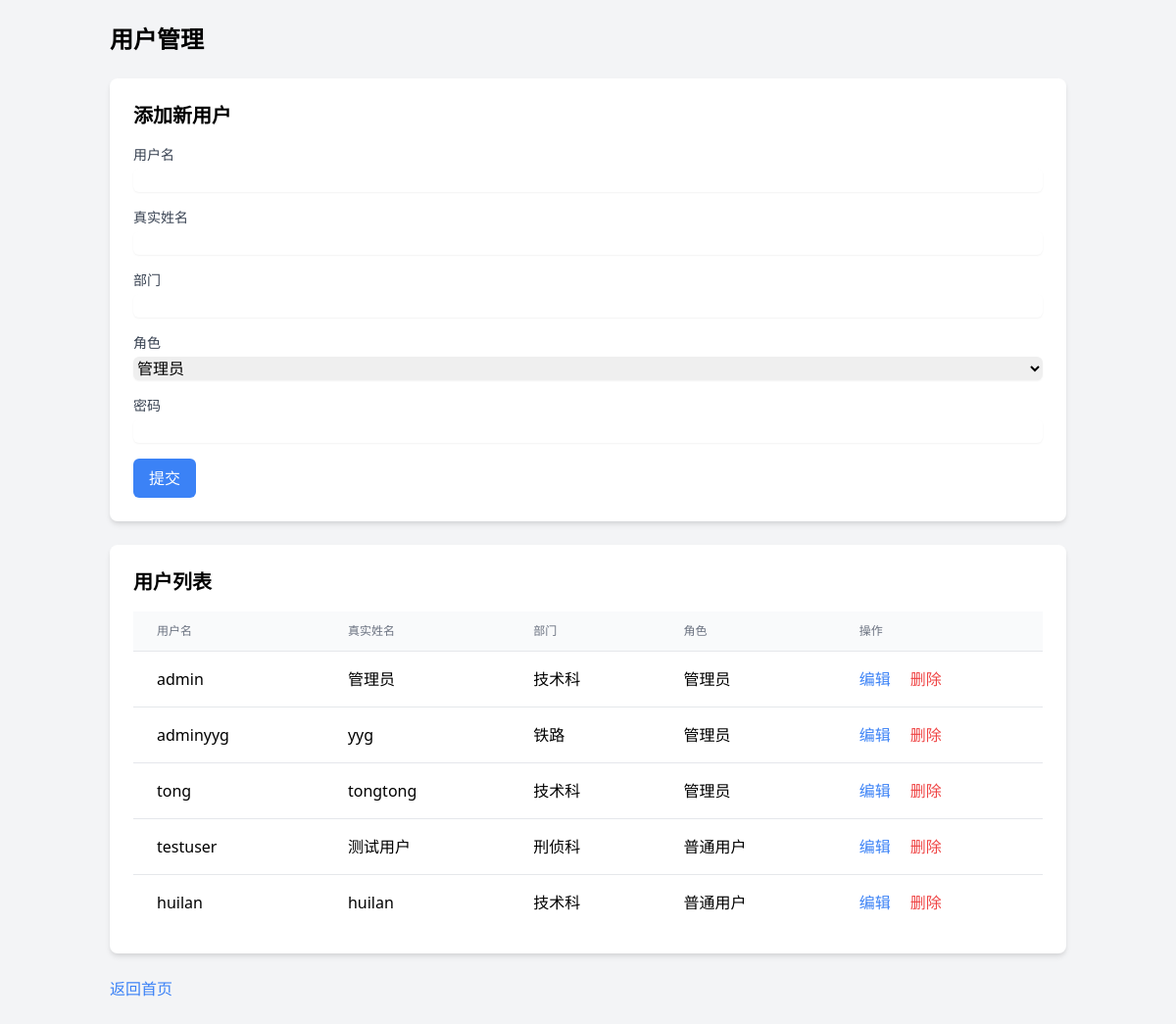
The app's page /admin/users (signed in) with its own data.
### models.py (models this page shows, shortened)
class User(UserMixin, db.Model):  # 继承UserMixin
    id = db.Column(db.Integer, primary_key=True)
    username = db.Column(db.String(50), unique=True, nullable=False)  # 登录账号
    password_hash = db.Column(db.String(128), nullable=False)  # 加密密码
    name = db.Column(db.String(50), nullable=False)  # 真实姓名
    department = db.Column(db.String(50), nullable=False)  # 所属部门
    role = db.Column(db.String(20), default="normal")  # 角色：admin/normal
    create_time = db.Column(db.DateTime, default=datetime.now)

### app.py (the view, shortened to what this page needs)
@app.route('/admin/users', methods=['GET', 'POST'])
@login_required
def manage_users():
    if current_user.role != 'admin':
        return jsonify({'error': '无权限访问'}), 403
    form = UserForm()
    users = User.query.all()
    return render_template('admin_users.html', form=form, users=users)

### app.py
class UserForm(FlaskForm):
    username = StringField('用户名', validators=[DataRequired(), Length(min=4, max=50)])
    name = StringField('真实姓名', validators=[DataRequired(), Length(min=2, max=50)])
    department = StringField('部门', validators=[DataRequired(), Length(min=2, max=50)])
    role = SelectField('角色', choices=[('admin', '管理员'), ('normal', '普通用户')], validators=[DataRequired()])
    password = PasswordField('密码', validators=[DataRequired(), Length(min=6)])
    submit = SubmitField('提交')

### app.py (called while the page is built)
@login_manager.user_loader
def load_user(user_id):
    return User.query.get(int(user_id))

### templates/admin_users.html (shortened to what this page needs)
<!DOCTYPE html>
<html lang="zh-CN">
<head>
    <link href="https://cdn.jsdelivr.net/npm/tailwindcss@2.2.19/dist/tailwind.min.css" rel="stylesheet">
    <link href="https://cdnjs.cloudflare.com/ajax/libs/font-awesome/5.15.4/css/all.min.css" rel="stylesheet">
</head>
<body class="bg-gray-100">
    <div class="container mx-auto p-6">
        <h1 class="text-2xl font-bold mb-6">用户管理</h1>
        <div class="bg-white p-6 rounded-lg shadow-md mb-6">
            <h2 class="text-xl font-semibold mb-4">添加新用户</h2>
            <form method="POST" class="space-y-4">
                <div>
                    <label class="block text-sm font-medium text-gray-700">用户名</label>
                    {{ form.username(class="mt-1 block w-full border-gray-300 rounded-md shadow-sm") }}
                </div>
                <div>
                    <label class="block text-sm font-medium text-gray-700">真实姓名</label>
                    {{ form.name(class="mt-1 block w-full border-gray-300 rounded-md shadow-sm") }}
                </div>
                <div>
                    <label class="block text-sm font-medium text-gray-700">部门</label>
                    {{ form.department(class="mt-1 block w-full border-gray-300 rounded-md shadow-sm") }}
                </div>
                <div>
                    <label class="block text-sm font-medium text-gray-700">角色</label>
                    {{ form.role(class="mt-1 block w-full border-gray-300 rounded-md shadow-sm") }}
                </div>
                <div>
                    <label class="block text-sm font-medium text-gray-700">密码</label>
                    {{ form.password(class="mt-1 block w-full border-gray-300 rounded-md shadow-sm") }}
                </div>
                {{ form.submit(class="bg-blue-500 text-white px-4 py-2 rounded-md hover:bg-blue-600") }}
            </form>
        </div>
        <div class="bg-white p-6 rounded-lg shadow-md">
            <h2 class="text-xl font-semibold mb-4">用户列表</h2>
            <table class="min-w-full divide-y divide-gray-200">
                <thead class="bg-gray-50">
                    <tr>
                        <th class="px-6 py-3 text-left text-xs font-medium text-gray-500 uppercase">用户名</th>
                        <th class="px-6 py-3 text-left text-xs font-medium text-gray-500 uppercase">真实姓名</th>
                        <th class="px-6 py-3 text-left text-xs font-medium text-gray-500 uppercase">部门</th>
                        <th class="px-6 py-3 text-left text-xs font-medium text-gray-500 uppercase">角色</th>
                        <th class="px-6 py-3 text-left text-xs font-medium text-gray-500 uppercase">操作</th>
                    </tr>
                </thead>
                <tbody class="bg-white divide-y divide-gray-200">
                    {% for user in users %}
                        <tr>
                            <td class="px-6 py-4 whitespace-nowrap">{{ user.username }}</td>
                            <td class="px-6 py-4 whitespace-nowrap">{{ user.name }}</td>
                            <td class="px-6 py-4 whitespace-nowrap">{{ user.department }}</td>
                            <td class="px-6 py-4 whitespace-nowrap">{{ '管理员' if user.role == 'admin' else '普通用户' }}</td>
                            <td class="px-6 py-4 whitespace-nowrap">
                                <a href="{{ url_for('edit_user', user_id=user.id) }}" class="text-blue-500 hover:underline">编辑</a>
                                <form action="{{ url_for('delete_user', user_id=user.id) }}" method="POST" class="inline">
                                    <button type="submit" class="text-red-500 hover:underline ml-4" onclick="return confirm('确定删除用户 {{ user.username }} 吗？')">删除</button>
                                </form>
                            </td>
                        </tr>
                    {% endfor %}
                </tbody>
            </table>
        </div>
        <a href="{{ url_for('index') }}" class="mt-6 inline-block text-blue-500 hover:underline">返回首页</a>
    </div>
</body>
</html>

### records on screen
User: username "admin", name "管理员", department "技术科", role "管理员"
User: username "adminyyg", name "yyg", department "铁路", role "管理员"
User: username "tong", name "tongtong", department "技术科", role "管理员"
User: username "testuser", name "测试用户", department "刑侦科", role "普通用户"
User: username "huilan", name "huilan", department "技术科", role "普通用户"
